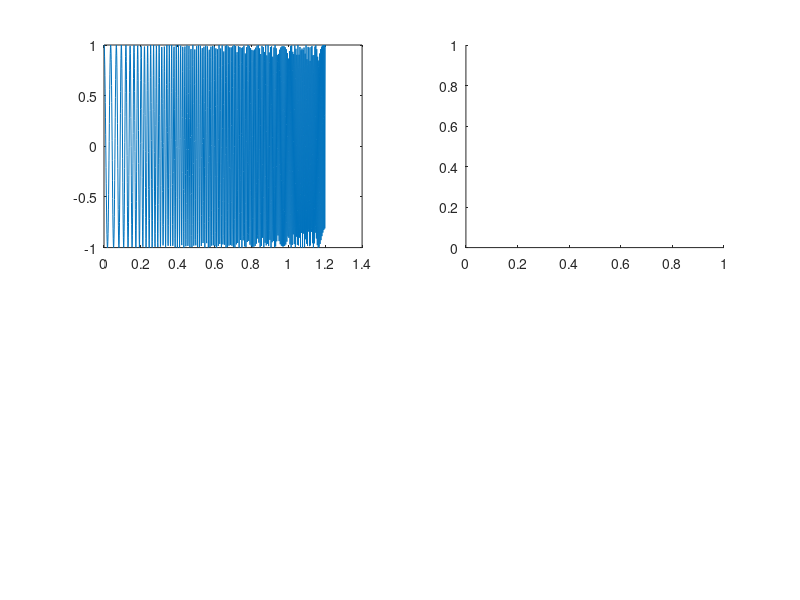

The MATLAB script that drew this image: (Note: this script raises an error after producing the figure.)
t= 0:0.001:1.2; % 1.2 sec @ 1kHz sample rate
fo=25; f1=200; % Start at 25 Hz, go up to 200 Hz at 1.2 sec
y=chirp(t,fo,1.2,f1);
subplot(2,2,1); plot(t, y)
subplot(2,2,2); spectrogram(y);% uses DSP Toolbox
subplot(2,2,3); spectrogram(y,256,200,256,1000);
subplot(2,2,4); spectrogram(y,256,100,128,500);